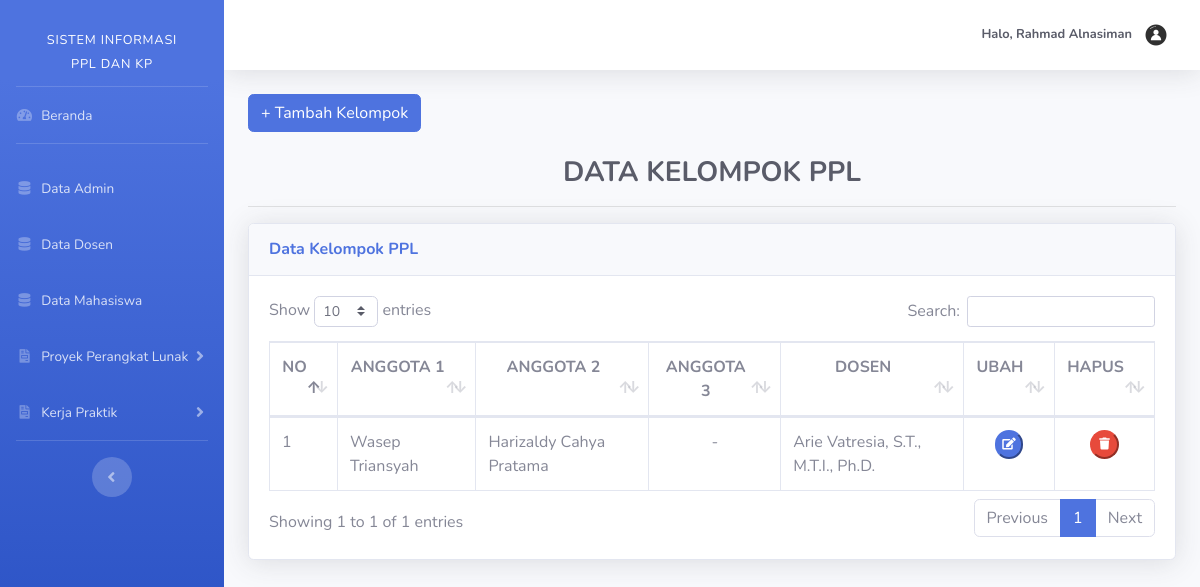
Screenshot of /admin/dataKelompokPPL.php (signed in) with the database file from the repository.
### tables this page shows
CREATE TABLE `tb_kelompok` (
  `id_anggota` int(11) NOT NULL,
  `mahasiswa1` int(11) NOT NULL,
  `mahasiswa2` int(11) NOT NULL,
  `mahasiswa3` int(11) DEFAULT NULL,
  `dosen` int(11) NOT NULL
);

CREATE TABLE `tb_user` (
  `id_user` int(11) NOT NULL,
  `email` varchar(50) NOT NULL,
  `username` varchar(25) DEFAULT NULL,
  `nip` varchar(18) DEFAULT NULL,
  `npm` varchar(9) DEFAULT NULL,
  `password` varchar(100) NOT NULL,
  `nama` varchar(50) NOT NULL,
  `jk` enum('L','P') NOT NULL,
  `angkatan` varchar(4) DEFAULT NULL,
  `role_id` enum('1','2','3') NOT NULL
);

### admin/dataKelompokPPL.php (the view, shortened to what this page needs)
<?php
    include '../koneksi.php';
    include '../templates/header.php';
    include '../templates/sidebarAdmin.php';
    $PPL = mysqli_query($koneksi, "SELECT * FROM tb_kelompok");
?>
<div class="container-fluid">
    <a href="tambahKelompokPPL.php" class="btn btn-primary">+ Tambah Kelompok</a><br><br>
    <h3 class="text-dark text-center font-weight-bold">DATA KELOMPOK PPL</h3><hr>
    <div class="card shadow mb-4">
        <div class="card-header py-3">
            <h6 class="m-0 font-weight-bold text-primary">Data Kelompok PPL</h6>
        </div>
        <div class="card-body">
            <div class="table-responsive">
                <table class="table table-bordered" id="dataTable" width="100%" cellspacing="0">
                    <thead class="text-center font-weight-bold">
                        <tr>
                            <td>NO</td>
                            <td>ANGGOTA 1</td>
                            <td>ANGGOTA 2</td>
                            <td>ANGGOTA 3</td>
                            <td>DOSEN</td>
                            <td>UBAH</td>
                            <td>HAPUS</td>
                        </tr>
                    </thead>
                    <tbody>
                    <?php   $no = 1;
                            while ($ppl = mysqli_fetch_array($PPL)) {
                                $id_mahasiswa1 = $ppl["mahasiswa1"];
                                $id_mahasiswa2 = $ppl["mahasiswa2"];
                                $id_mahasiswa3 = $ppl["mahasiswa3"];
                                $id_dosen = $ppl["dosen"];
                                $m1 = mysqli_fetch_array(mysqli_query($koneksi, "SELECT * FROM tb_user WHERE id_user='$id_mahasiswa1'"));
                                $m2 = mysqli_fetch_array(mysqli_query($koneksi, "SELECT * FROM tb_user WHERE id_user='$id_mahasiswa2'"));
                                $m3 = mysqli_fetch_array(mysqli_query($koneksi, "SELECT * FROM tb_user WHERE id_user='$id_mahasiswa3'"));
                                $d = mysqli_fetch_array(mysqli_query($koneksi, "SELECT * FROM tb_user WHERE id_user='$id_dosen'"));
                    ?>
                        <tr>
                            <td><?php echo $no++ ?></td>
                            <td><?php echo $m1['nama']; ?></td>
                            <td><?php echo $m2['nama']; ?></td>
                            <td><?php if($id_mahasiswa3=="0") {
                                     echo "<center>-</center>";
                                } else {
                                    echo $m3['nama']; } ?></td>
                            <td><?php echo $d['nama']; ?></td>
                            <td class="text-center">
                                <a href="ubahKelompokPPL.php?id_anggota=<?php echo $ppl["id_anggota"]; ?>"><button class="btn-circle btn-primary btn-sm mx-1"><i class="fa fa-edit"></i></button></a>
                            </td>
                            <td class="text-center">
                                <a href="hapusKelompokPPL.php?id_anggota=<?php echo $ppl["id_anggota"]; ?>" onclick="return confirm('yakin?');"><button class="btn-circle btn-danger btn-sm mx-1"><i class="fa fa-trash"></i></button></a>
                            </td>
                        </tr>
                    <?php } ?>
                    </tbody>
                </table>
            </div>
        </div>
    </div>
<?php include '../templates/footer.php'; ?>

### rows the page displays
tb_kelompok: mahasiswa1.nama "Wasep Triansyah", mahasiswa2.nama "Harizaldy Cahya Pratama", dosen.nama "Arie Vatresia, S.T., M.T.I., Ph.D."
